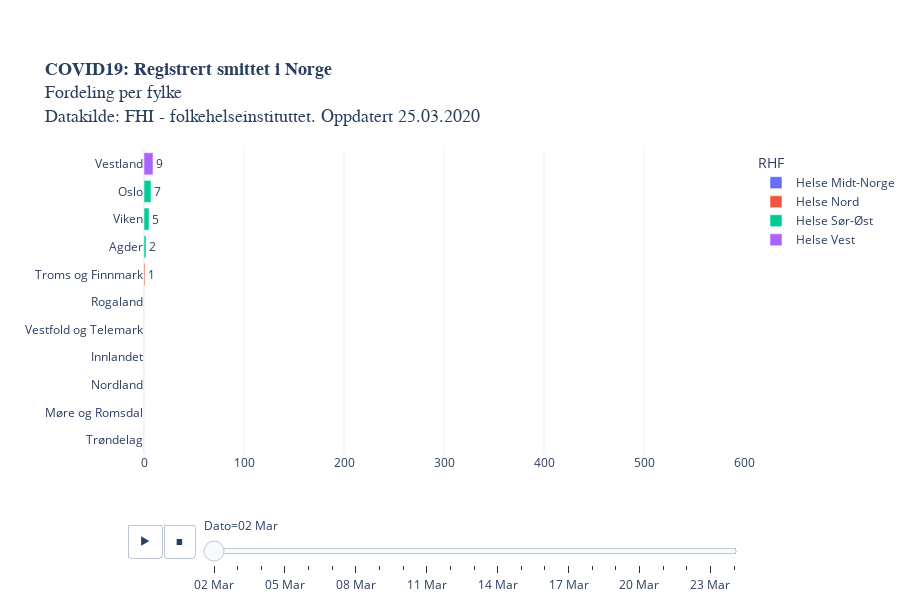

The notebook cell this image was saved under:
### Code cell
legend = [i for i in vekst["RHF"].unique()]
legend.sort()

fig = px.bar(melted, 
             x='Registrerte smittede', y='Fylke', animation_frame="variable",
             animation_group="Fylke",
             orientation='h',
             category_orders={"RHF": legend},
             labels = {"Veksttakt": "daglig vekst (%)", "variable": "Dato"},
             color='RHF',
             text="Registrerte smittede",
             height=600,
             title = "<b>COVID19: Registrert smittet i Norge</b><br>Fordeling per fylke<br>Datakilde: FHI - folkehelseinstituttet. Oppdatert " +datetime.today().strftime('%d.%m.%Y'),
             template = "plotly_white",
             range_x=[0,600]
                 ).update_yaxes(categoryorder="total ascending")

fig.layout.coloraxis.showscale = False

fig.update_layout(
    yaxis=dict(
        separatethousands=True,
        categoryorder = 'total ascending',
        title_text="",
        fixedrange=True,
    ), xaxis=dict(fixedrange=True,
                 title_text=""),
    title_font=dict(family="Helvetica", size=18),
        margin=dict(b=150)) #bottom margin

fig.update_layout(autosize=True,
    margin=dict(l=100, r=100, t=150, b=0),
    paper_bgcolor='rgba(0, 0, 0, 0)'
    #plot_bgcolor='rgb(248, 248, 255)'    
                 )

#plotly.offline.plot(fig, filename='COVID19_fylkesutvikling_animation.html')
py.plot(fig, filename='COVID19_fylkesutvikling_animation.html')
fig.show()

### Figure 1 — Plotly figure (JSON) as saved in the notebook; plotly's stock layout.template omitted (floating-point values rounded to 4 significant figures)
{"data": [{"alignmentgroup": "True", "hoverlabel": {"namelength": 0}, "hovertemplate": "RHF=Helse Midt-Norge<br>Dato=02 Mar<br>Registrerte smittede=%{text}<br>Fylke=%{y}", "ids": ["Trøndelag", "Møre og Romsdal"], "legendgroup": "Helse Midt-Norge", "marker": {"color": "#636efa"}, "name": "Helse Midt-Norge", "offsetgroup": "Helse Midt-Norge", "orientation": "h", "showlegend": true, "text": [0, 0], "textposition": "auto", "type": "bar", "x": [0, 0], "xaxis": "x", "y": ["Trøndelag", "Møre og Romsdal"], "yaxis": "y"}, {"alignmentgroup": "True", "hoverlabel": {"namelength": 0}, "hovertemplate": "RHF=Helse Nord<br>Dato=02 Mar<br>Registrerte smittede=%{text}<br>Fylke=%{y}", "ids": ["Troms og Finnmark", "Nordland"], "legendgroup": "Helse Nord", "marker": {"color": "#EF553B"}, "name": "Helse Nord", "offsetgroup": "Helse Nord", "orientation": "h", "showlegend": true, "text": [1, 0], "textposition": "auto", "type": "bar", "x": [1, 0], "xaxis": "x", "y": ["Troms og Finnmark", "Nordland"], "yaxis": "y"}, {"alignmentgroup": "True", "hoverlabel": {"namelength": 0}, "hovertemplate": "RHF=Helse Sør-Øst<br>Dato=02 Mar<br>Registrerte smittede=%{text}<br>Fylke=%{y}", "ids": ["Agder", "Innlandet", "Oslo", "Viken", "Vestfold og Telemark"], "legendgroup": "Helse Sør-Øst", "marker": {"color": "#00cc96"}, "name": "Helse Sør-Øst", "offsetgroup": "Helse Sør-Øst", "orientation": "h", "showlegend": true, "text": [2, 0, 7, 5, 0], "textposition": "auto", "type": "bar", "x": [2, 0, 7, 5, 0], "xaxis": "x", "y": ["Agder", "Innlandet", "Oslo", "Viken", "Vestfold og Telemark"], "yaxis": "y"}, {"alignmentgroup": "True", "hoverlabel": {"namelength": 0}, "hovertemplate": "RHF=Helse Vest<br>Dato=02 Mar<br>Registrerte smittede=%{text}<br>Fylke=%{y}", "ids": ["Rogaland", "Vestland"], "legendgroup": "Helse Vest", "marker": {"color": "#ab63fa"}, "name": "Helse Vest", "offsetgroup": "Helse Vest", "orientation": "h", "showlegend": true, "text": [0, 9], "textposition": "auto", "type": "bar", "x": [0, 9], "xaxis": "x", "y": ["Rogaland", "Vestland"], "yaxis": "y"}], "layout": {"autosize": true, "barmode": "relative", "coloraxis": {"showscale": false}, "height": 600, "legend": {"title": {"text": "RHF"}, "tracegroupgap": 0}, "margin": {"b": 0, "l": 100, "r": 100, "t": 150}, "paper_bgcolor": "rgba(0, 0, 0, 0)", "sliders": [{"active": 0, "currentvalue": {"prefix": "Dato="}, "len": 0.9, "pad": {"b": 10, "t": 60}, "steps": [{"args": [["02 Mar"], {"frame": {"duration": 0, "redraw": true}, "fromcurrent": true, "mode": "immediate", "transition": {"duration": 0, "easing": "linear"}}], "label": "02 Mar", "method": "animate"}, {"args": [["03 Mar"], {"frame": {"duration": 0, "redraw": true}, "fromcurrent": true, "mode": "immediate", "transition": {"duration": 0, "easing": "linear"}}], "label": "03 Mar", "method": "animate"}, {"args": [["04 Mar"], {"frame": {"duration": 0, "redraw": true}, "fromcurrent": true, "mode": "immediate", "transition": {"duration": 0, "easing": "linear"}}], "label": "04 Mar", "method": "animate"}, {"args": [["05 Mar"], {"frame": {"duration": 0, "redraw": true}, "fromcurrent": true, "mode": "immediate", "transition": {"duration": 0, "easing": "linear"}}], "label": "05 Mar", "method": "animate"}, {"args": [["06 Mar"], {"frame": {"duration": 0, "redraw": true}, "fromcurrent": true, "mode": "immediate", "transition": {"duration": 0, "easing": "linear"}}], "label": "06 Mar", "method": "animate"}, {"args": [["07 Mar"], {"frame": {"duration": 0, "redraw": true}, "fromcurrent": true, "mode": "immediate", "transition": {"duration": 0, "easing": "linear"}}], "label": "07 Mar", "method": "animate"}, {"args": [["08 Mar"], {"frame": {"duration": 0, "redraw": true}, "fromcurrent": true, "mode": "immediate", "transition": {"duration": 0, "easing": "linear"}}], "label": "08 Mar", "method": "animate"}, {"args": [["09 Mar"], {"frame": {"duration": 0, "redraw": true}, "fromcurrent": true, "mode": "immediate", "transition": {"duration": 0, "easing": "linear"}}], "label": "09 Mar", "method": "animate"}, {"args": [["10 Mar"], {"frame": {"duration": 0, "redraw": true}, "fromcurrent": true, "mode": "immediate", "transition": {"duration": 0, "easing": "linear"}}], "label": "10 Mar", "method": "animate"}, {"args": [["11 Mar"], {"frame": {"duration": 0, "redraw": true}, "fromcurrent": true, "mode": "immediate", "transition": {"duration": 0, "easing": "linear"}}], "label": "11 Mar", "method": "animate"}, {"args": [["12 Mar"], {"frame": {"duration": 0, "redraw": true}, "fromcurrent": true, "mode": "immediate", "transition": {"duration": 0, "easing": "linear"}}], "label": "12 Mar", "method": "animate"}, {"args": [["13 Mar"], {"frame": {"duration": 0, "redraw": true}, "fromcurrent": true, "mode": "immediate", "transition": {"duration": 0, "easing": "linear"}}], "label": "13 Mar", "method": "animate"}, {"args": [["14 Mar"], {"frame": {"duration": 0, "redraw": true}, "fromcurrent": true, "mode": "immediate", "transition": {"duration": 0, "easing": "linear"}}], "label": "14 Mar", "method": "animate"}, {"args": [["15 Mar"], {"frame": {"duration": 0, "redraw": true}, "fromcurrent": true, "mode": "immediate", "transition": {"duration": 0, "easing": "linear"}}], "label": "15 Mar", "method": "animate"}, {"args": [["16 Mar"], {"frame": {"duration": 0, "redraw": true}, "fromcurrent": true, "mode": "immediate", "transition": {"duration": 0, "easing": "linear"}}], "label": "16 Mar", "method": "animate"}, {"args": [["17 Mar"], {"frame": {"duration": 0, "redraw": true}, "fromcurrent": true, "mode": "immediate", "transition": {"duration": 0, "easing": "linear"}}], "label": "17 Mar", "method": "animate"}, {"args": [["18 Mar"], {"frame": {"duration": 0, "redraw": true}, "fromcurrent": true, "mode": "immediate", "transition": {"duration": 0, "easing": "linear"}}], "label": "18 Mar", "method": "animate"}, {"args": [["19 Mar"], {"frame": {"duration": 0, "redraw": true}, "fromcurrent": true, "mode": "immediate", "transition": {"duration": 0, "easing": "linear"}}], "label": "19 Mar", "method": "animate"}, {"args": [["20 Mar"], {"frame": {"duration": 0, "redraw": true}, "fromcurrent": true, "mode": "immediate", "transition": {"duration": 0, "easing": "linear"}}], "label": "20 Mar", "method": "animate"}, {"args": [["21 Mar"], {"frame": {"duration": 0, "redraw": true}, "fromcurrent": true, "mode": "immediate", "transition": {"duration": 0, "easing": "linear"}}], "label": "21 Mar", "method": "animate"}, {"args": [["22 Mar"], {"frame": {"duration": 0, "redraw": true}, "fromcurrent": true, "mode": "immediate", "transition": {"duration": 0, "easing": "linear"}}], "label": "22 Mar", "method": "animate"}, {"args": [["23 Mar"], {"frame": {"duration": 0, "redraw": true}, "fromcurrent": true, "mode": "immediate", "transition": {"duration": 0, "easing": "linear"}}], "label": "23 Mar", "method": "animate"}, {"args": [["24 Mar"], {"frame": {"duration": 0, "redraw": true}, "fromcurrent": true, "mode": "immediate", "transition": {"duration": 0, "easing": "linear"}}], "label": "24 Mar", "method": "animate"}], "x": 0.1, "xanchor": "left", "y": 0, "yanchor": "top"}], "title": {"font": {"family": "Helvetica", "size": 18}, "text": "<b>COVID19: Registrert smittet i Norge</b><br>Fordeling per fylke<br>Datakilde: FHI - folkehelseinstituttet. Oppdatert 25.03.2020"}, "updatemenus": [{"buttons": [{"args": [null, {"frame": {"duration": 500, "redraw": true}, "fromcurrent": true, "mode": "immediate", "transition": {"duration": 500, "easing": "linear"}}], "label": "&#9654;", "method": "animate"}, {"args": [[null], {"frame": {"duration": 0, "redraw": true}, "fromcurrent": true, "mode": "immediate", "transition": {"duration": 0, "easing": "linear"}}], "label": "&#9724;", "method": "animate"}], "direction": "left", "pad": {"r": 10, "t": 70}, "showactive": false, "type": "buttons", "x": 0.1, "xanchor": "right", "y": 0, "yanchor": "top"}], "xaxis": {"anchor": "y", "domain": [0, 1], "fixedrange": true, "range": [0, 600], "title": {"text": ""}}, "yaxis": {"anchor": "x", "categoryorder": "total ascending", "domain": [0, 1], "fixedrange": true, "separatethousands": true, "title": {"text": ""}}}}
